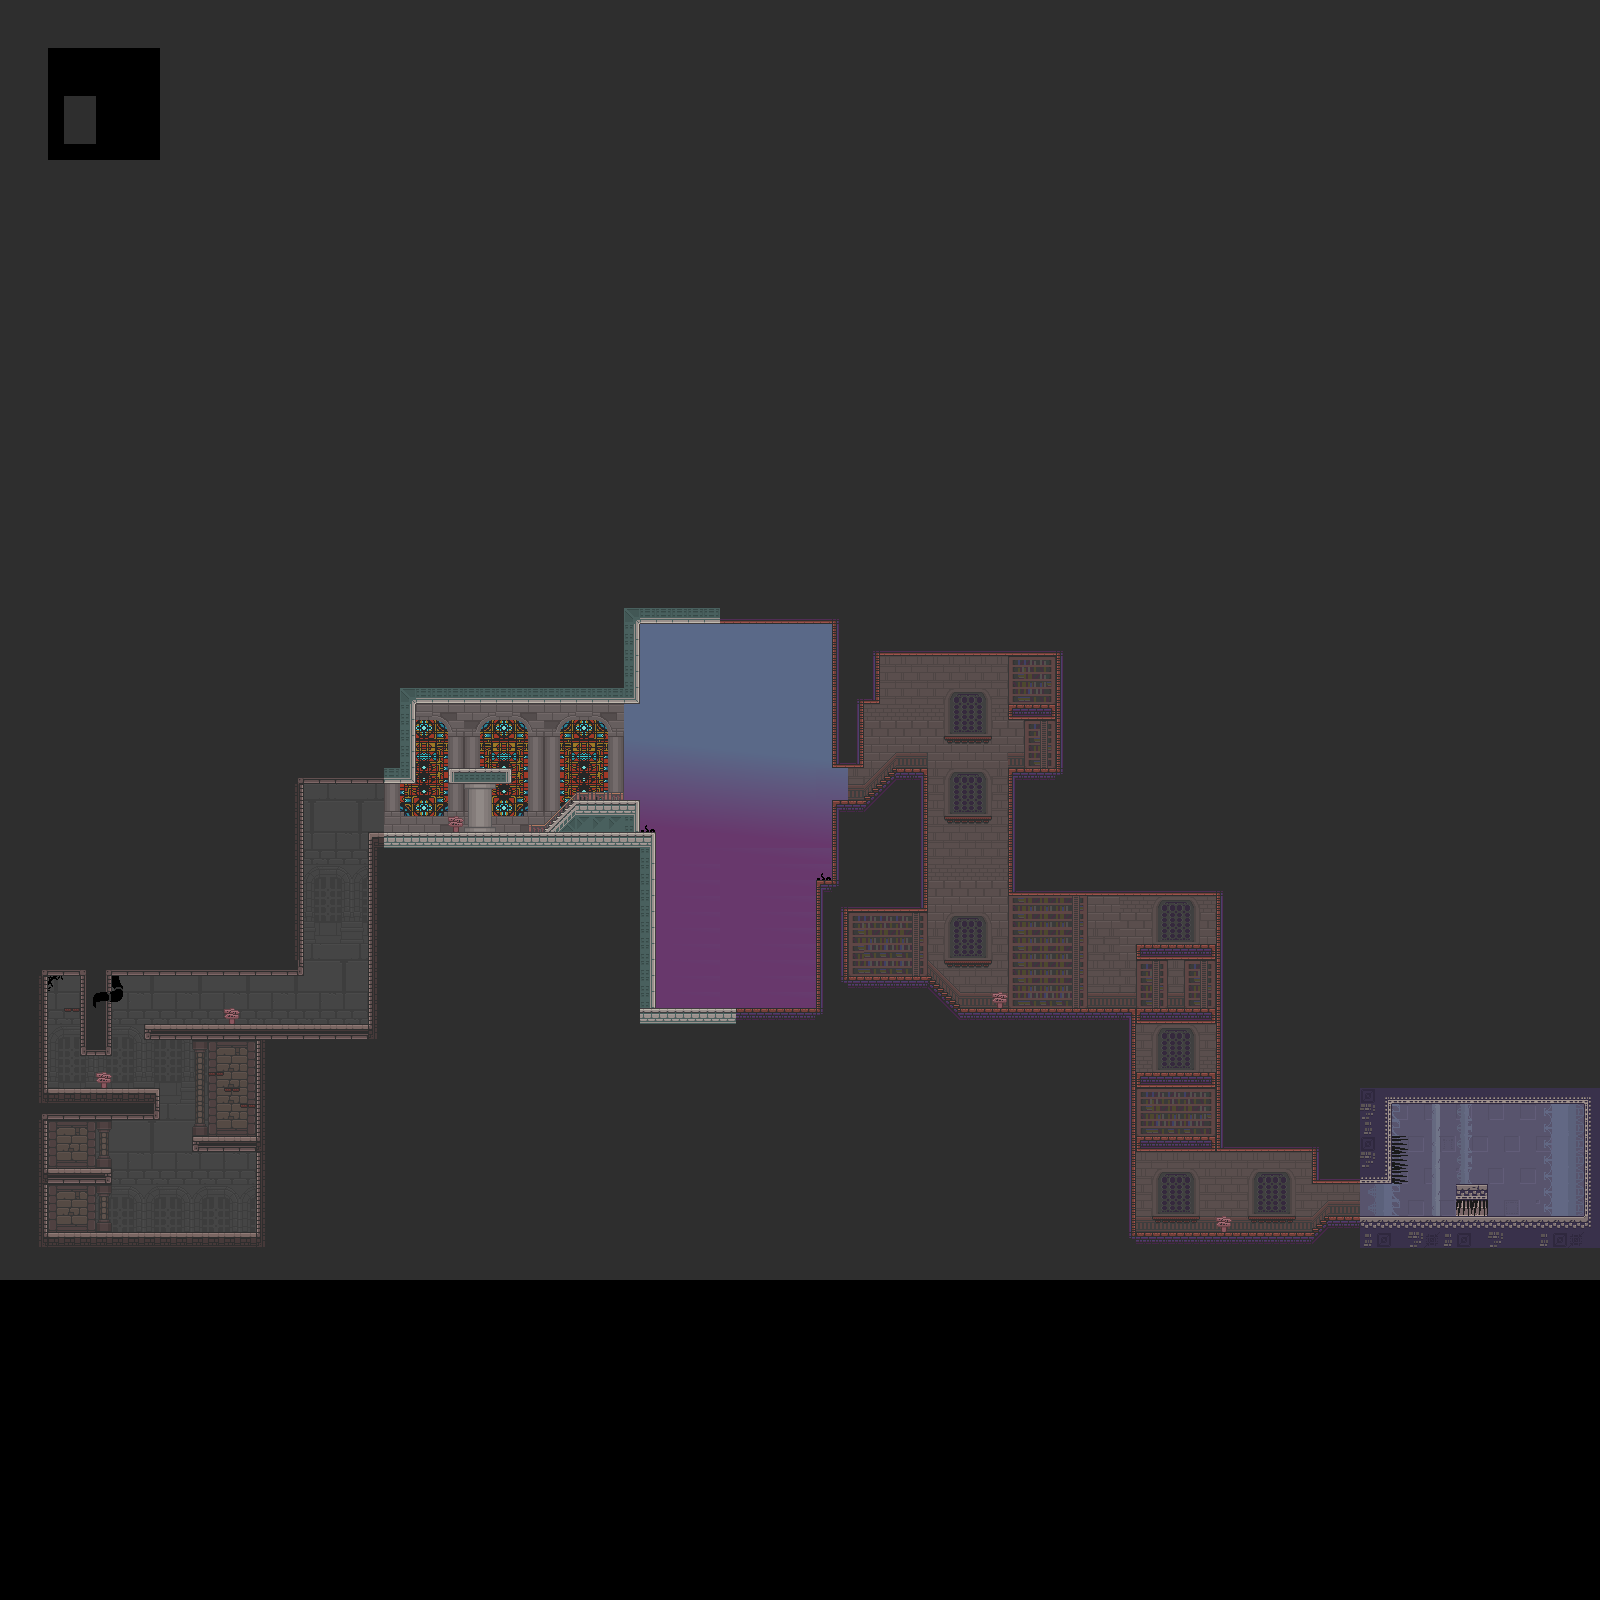

A level layout from a 2D game, rendered from its tile map. Below: a short description, then the map file with tile-grid data replaced by summaries:
An orthogonal 100x100 tile map with 16x16 px tiles, 6 tile layers (BG0, BG1, BG2, Collisions, ...), 20 tilesets and 103 objects (54x Death, 11x Zombie, 11x Ratto, 8x Elevator, 8x Banner, ...).

<map version="1.10" tiledversion="1.11.2" orientation="orthogonal" renderorder="right-down" width="100" height="100" tilewidth="16" tileheight="16" infinite="0" nextlayerid="13" nextobjectid="205">
 <tileset firstgid="1" name="tileset_dungeon" tilewidth="16" tileheight="16" tilecount="63" columns="9">
  <image source="../Assets/Tilesets/Dungeon/tileset_dungeon.png" width="144" height="112" />
 </tileset>
 <tileset firstgid="64" name="bg_00_dungeon" tilewidth="16" tileheight="16" tilecount="150" columns="15">
  <image source="../Assets/Tilesets/Dungeon/bg_00_dungeon.png" width="240" height="160" />
 </tileset>
 <tileset firstgid="214" name="chains" tilewidth="16" tileheight="16" tilecount="3" columns="3">
  <image source="../Assets/Props/ceiling_chain_01_static.png" width="48" height="16" />
 </tileset>
 <tileset firstgid="217" name="skull" tilewidth="8" tileheight="8" tilecount="1" columns="1">
  <image source="../Assets/Props/skulls_00_static.png" width="8" height="8" />
 </tileset>
 <tileset firstgid="218" name="chain2" tilewidth="16" tileheight="16" tilecount="2" columns="1">
  <image source="../Assets/Props/ceiling_chain_00_static.png" width="16" height="32" />
 </tileset>
 <tileset firstgid="220" name="ceiling_chain_01_static" tilewidth="48" tileheight="16" tilecount="1" columns="1">
  <image source="../Assets/Props/ceiling_chain_01_static.png" width="48" height="16" />
 </tileset>
 <tileset firstgid="221" name="objects" tilewidth="64" tileheight="64" tilecount="14" columns="0">
  <grid orientation="orthogonal" width="1" height="1" />
  <tile id="0">
   <image source="../Assets/Player/idle/0.png" width="16" height="16" />
  </tile>
  <tile id="1">
   <image source="../Assets/Props/Teleporter/0.png" width="16" height="16" />
  </tile>
  <tile id="2">
   <image source="../Assets/Props/wall_red_tapestry_static.png" width="16" height="32" />
  </tile>
  <tile id="3">
   <image source="../Assets/Props/guide_post_static_prop.png" width="16" height="16" />
  </tile>
  <tile id="4">
   <image source="../Assets/Props/handcart_static_prop.png" width="32" height="16" />
  </tile>
  <tile id="5">
   <image source="../Assets/Props/vase_with_plant_00.png" width="8" height="16" />
  </tile>
  <tile id="6">
   <image source="../Assets/Props/vase_with_plant_01.png" width="8" height="16" />
  </tile>
  <tile id="7">
   <image source="../Assets/Props/vase_with_plant_02.png" width="8" height="16" />
  </tile>
  <tile id="8">
   <image source="../Assets/Props/wall_painting_00_static.png" width="16" height="16" />
  </tile>
  <tile id="9">
   <image source="../Assets/Props/wall_painting_01_static.png" width="32" height="16" />
  </tile>
  <tile id="10">
   <image source="../Assets/Enemies/Zombie/Idle/0.png" width="16" height="16" />
  </tile>
  <tile id="11">
   <image source="../Assets/Enemies/Ratto/Idle/0.png" width="16" height="8" />
  </tile>
  <tile id="12">
   <image source="../Assets/Usable Items/Health Potion/0.png" width="8" height="8" />
  </tile>
  <tile id="13">
   <image source="../Assets/Boss/Idle/0.png" width="64" height="64" />
  </tile>
 </tileset>
 <tileset firstgid="235" name="bg_00_contrast-" tilewidth="16" tileheight="16" tilecount="150" columns="15">
  <image source="../Assets/Tilesets/Corridor/bg_00_contrast-.png" width="240" height="160" />
 </tileset>
 <tileset firstgid="385" name="stained_glass_contrast+" tilewidth="16" tileheight="16" tilecount="150" columns="15">
  <image source="../Assets/Tilesets/Corridor/stained_glass_contrast+.png" width="240" height="160" />
 </tileset>
 <tileset firstgid="535" name="arch_corridor_tileset" tilewidth="16" tileheight="16" tilecount="126" columns="14">
  <image source="../Assets/Tilesets/Corridor/arch_corridor_tileset.png" width="224" height="144" />
 </tileset>
 <tileset firstgid="661" name="background_00" tilewidth="16" tileheight="16" tilecount="150" columns="15">
  <image source="../Assets/Tilesets/Boss Room Two/background_00.png" width="240" height="160" />
 </tileset>
 <tileset firstgid="811" name="background_01" tilewidth="16" tileheight="16" tilecount="150" columns="15">
  <image source="../Assets/Tilesets/Boss Room Two/background_01.png" width="240" height="160" />
 </tileset>
 <tileset firstgid="961" name="beleye_room_tileset" tilewidth="16" tileheight="16" tilecount="80" columns="16">
  <image source="../Assets/Tilesets/Boss Room Two/beleye_room_tileset.png" width="256" height="80" />
 </tileset>
 <tileset firstgid="1041" name="bg_00_library" tilewidth="16" tileheight="16" tilecount="150" columns="15">
  <image source="../Assets/Tilesets/Library/bg_00_library.png" width="240" height="160" />
 </tileset>
 <tileset firstgid="1191" name="tileset_library" tilewidth="16" tileheight="16" tilecount="143" columns="13">
  <image source="../Assets/Tilesets/Library/tileset_library.png" width="208" height="176" />
 </tileset>
 <tileset firstgid="1334" name="bg_00_original" tilewidth="16" tileheight="16" tilecount="150" columns="15">
  <image source="../Assets/Tilesets/Corridor/bg_00_original.png" width="240" height="160" />
 </tileset>
 <tileset firstgid="1484" name="stained_glass_contrast+" tilewidth="16" tileheight="16" tilecount="150" columns="15">
  <image source="../Assets/Tilesets/Corridor/stained_glass_contrast+.png" width="240" height="160" />
 </tileset>
 <tileset firstgid="1634" name="bg_00_warp_room" tilewidth="16" tileheight="16" tilecount="150" columns="15">
  <image source="../Assets/Tilesets/Teleport Room/bg_00_warp_room.png" width="240" height="160" />
 </tileset>
 <tileset firstgid="1784" name="0" tilewidth="16" tileheight="16" tilecount="16" columns="4">
  <image source="../Assets/Boss/Idle/0.png" width="64" height="64" />
 </tileset>
 <tileset firstgid="1800" name="tileset_boss_room" tilewidth="16" tileheight="16" tilecount="140" columns="14">
  <image source="../Assets/Tilesets/Boss Room One/tileset_boss_room.png" width="224" height="160" />
 </tileset>
 <layer id="1" name="BG0" width="100" height="100">
  <data>[10000 cells, 1577 non-empty, 726 distinct tile ids]</data>
 </layer>
 <layer id="3" name="BG1" width="100" height="100">
  <data>[10000 cells, 253 non-empty, 191 distinct tile ids]</data>
 </layer>
 <layer id="4" name="BG2" width="100" height="100">
  <data>[10000 cells, 229 non-empty, 52 distinct tile ids]</data>
 </layer>
 <objectgroup id="8" name="Moving Objects" offsetx="0" offsety="16">
  <properties>
   <property name="platforms" type="bool" value="false" />
   <property name="speed" type="int" value="50" />
  </properties>
  <object id="46" name="Elevator" x="120" y="1168" width="2" height="44">
   <properties>
    <property name="speed" type="int" value="75" />
   </properties>
  </object>
  <object id="48" name="Elevator" x="128" y="1164" width="48" height="2">
   <properties>
    <property name="speed" type="int" value="75" />
   </properties>
  </object>
  <object id="73" name="Elevator" x="176" y="1072" width="32" height="2">
   <properties>
    <property name="speed" type="int" value="75" />
   </properties>
  </object>
  <object id="77" name="Elevator" x="656" y="800" width="160" height="2">
   <properties>
    <property name="speed" type="int" value="100" />
   </properties>
  </object>
  </objectgroup>
 <layer id="5" name="Collisions" width="100" height="100">
  <data>[10000 cells, 7029 non-empty, 94 distinct tile ids]</data>
 </layer>
 <objectgroup id="7" name="Objects">
  <!-- 95 objects omitted --></objectgroup>
 <objectgroup id="11" name="Enemies">
  <!-- 83 objects omitted --></objectgroup>
 <objectgroup id="12" name="Items">
  <!-- 60 objects omitted --></objectgroup>
 <layer id="9" name="Platforms" width="100" height="100">
  <data>[10000 cells, 13 non-empty, 4 distinct tile ids]</data>
 </layer>
 <layer id="10" name="FG" width="100" height="100">
  <data>[10000 cells, 18 non-empty, 12 distinct tile ids]</data>
 </layer>
</map>
<!-- 99 of 103 objects omitted -->
